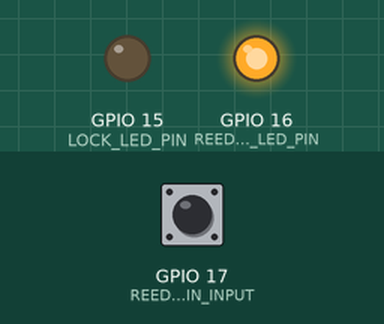
Bench run of a sketch on a simulated ESP32. On the bench: output pins drawn as LEDs (lit = HIGH). The inputs (shaded band) are chosen by the test bench; at power-on: GPIO 17 (REED_OCCUPANCY_SWITCH_PIN_INPUT) HIGH. WiFi joins after 1.5 s; servers stay silent unless stated; uploads are accepted with an empty reply; the local clock reads 2024-03-15 10:24:30 at power-on unless the sketch sets it; nothing arrives over Bluetooth unless stated; a phone connects over Bluetooth LE 3 s after start; what the sketch prints to the serial monitor is not drawn.

Above: at 2.7 s.
2.8 s: GPIO 17 (REED_OCCUPANCY_SWITCH_PIN_INPUT) pulled LOW for 0.15 s
At 2.97 s:
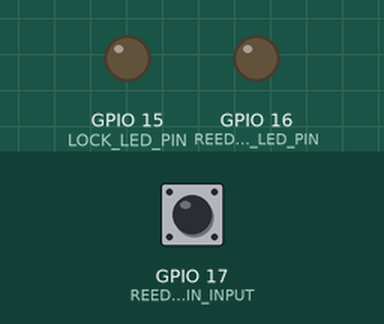
4.4 s: GPIO 17 (REED_OCCUPANCY_SWITCH_PIN_INPUT) pulled LOW for 3.2 s
At 8.1 s:
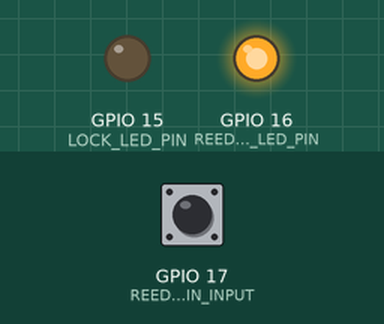
Timing chart, 0 to 9.6 s (numbered marks = the images above; inputs shaded):
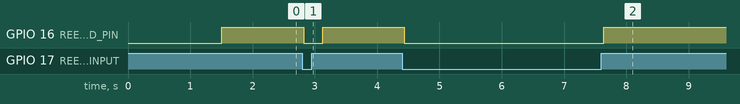

The sketch:

sketch_esp32_v0.ino
```cpp
#include <Arduino.h>
#include <WiFi.h>
#include <HTTPClient.h>
#include <BLEDevice.h>
#include <BLEUtils.h>
#include <BLEServer.h>
#include <esp_task_wdt.h>
#include <WiFiClientSecure.h>
#include <time.h>
#include <sys/time.h>

// ✅ Configuration Constants
#define DEVICE_NAME "SmartPotty-ESP32"
#define SERVICE_UUID "abcd1234-5678-1234-5678-abcdef123456"
#define CHARACTERISTIC_UUID "abcd5678-1234-5678-1234-abcdef987654"
#define LOCK_LED_PIN 15
#define REED_DOOR_LED_PIN 27
#define REED_OCCUPANCY_LED_PIN 16
#define REED_OCCUPANCY_SWITCH_PIN_INPUT 17
#define WIFI_SSID "WhipSaw-Guest"
#define WIFI_PASSWORD "whipsaw!"
#define TTLOCK_API_URL "http://euapi.ttlock.com/v3/lock/unlock"

// ✅ Flask Server API Endpoint
const char* SERVER_URL = "http://34.8.253.98:80/event"; // COPA backend server
const char* COPA_ID = "copa_sta_1";

// ✅ TTLock API Credentials
const char CID[] PROGMEM = "7485f19f1da341c8bff11a5f913457a2";
const char ATOKEN[] PROGMEM = "c94900daa6a63589ff7a91bbe9146e7b";
const char LID[] PROGMEM = "20566298";

// ✅ BLE Variables
BLEServer *pServer = nullptr;
BLECharacteristic *pCharacteristic = nullptr;
BLEAdvertising *pAdvertising = nullptr;
bool deviceConnected = false;
unsigned long unlockStartTime = 0;
bool isUnlocking = false;

// ✅ Occupancy State Tracking
int previousOccupancyState = LOW;  // Initially set to LOW

// ✅ WiFi Connection Function
void connectToWiFi() {
    Serial.println(F("🌐 Connecting to WiFi..."));
    WiFi.begin(WIFI_SSID, WIFI_PASSWORD);
    for (int i = 0; i < 15 && WiFi.status() != WL_CONNECTED; i++) {
        delay(500);
    }
    Serial.println(WiFi.status() == WL_CONNECTED ? F("✅ WiFi Connected!") : F("❌ WiFi Connection Failed!"));
}

// ✅ Send HTTP POST Request to Flask Server
void sendEventToServer(String eventType) {
    if (WiFi.status() == WL_CONNECTED) {
        HTTPClient http;
        http.begin(SERVER_URL);
        http.addHeader("Content-Type", "application/json");

        // Create JSON payload
        String requestBody = "{\"copa_id\": \"" + String(COPA_ID) + "\", \"event\": \"" + eventType + "\"}";

        Serial.print("📡 Sending event to server: ");
        Serial.println(requestBody);

        int httpResponseCode = http.POST(requestBody);

        if (httpResponseCode > 0) {
            Serial.print("✅ Server Response: ");
            Serial.println(httpResponseCode);
        } else {
            Serial.print("❌ Error sending event: ");
            Serial.println(http.errorToString(httpResponseCode));
        }

        http.end();
    } else {
        Serial.println("❌ Not connected to Wi-Fi, cannot send event.");
    }
}

// ✅ Initialize NTP Time Sync
void setupTime() {
    Serial.println(F("⏳ Setting up NTP Time Sync..."));
    configTime(0, 0, "pool.ntp.org", "time.nist.gov");
    struct tm timeinfo;
    if (!getLocalTime(&timeinfo)) {
        Serial.println(F("❌ Failed to sync time! Retrying..."));
        delay(2000);
        if (!getLocalTime(&timeinfo)) {
            Serial.println(F("🚫 Time sync failed twice! Check WiFi."));
            return;
        }
    }
    Serial.println(F("✅ Time Synced Successfully!"));
    Serial.print(F("🕒 UTC Time: "));
    Serial.println(asctime(&timeinfo));
}

// ✅ Get UTC Milliseconds
uint64_t getCurrentUTCMillis() {
    struct timeval tv;
    gettimeofday(&tv, NULL);
    return ((uint64_t)tv.tv_sec * 1000UL) + (tv.tv_usec / 1000UL);
}

// ✅ BLE Callbacks
class MyServerCallbacks : public BLEServerCallbacks {
    void onConnect(BLEServer*) override { deviceConnected = true; }
    void onDisconnect(BLEServer*) override { deviceConnected = false; pAdvertising->start(); }
};

// ✅ Send Unlock Command
void sendUnlock() {
    Serial.println(F("📡 Sending Unlock Request to TTLock API..."));
    if (WiFi.status() != WL_CONNECTED) return;
    WiFiClient client;
    HTTPClient http;
    http.begin(client, TTLOCK_API_URL);
    http.addHeader("Content-Type", "application/x-www-form-urlencoded");
    char postData[200];
    sprintf(postData, "clientId=%s&accessToken=%s&lockId=%s&date=%llu", CID, ATOKEN, LID, getCurrentUTCMillis());
    Serial.print(F("🔍 POST Data: "));
    Serial.println(postData);
    int httpResponseCode = http.POST(postData);
    Serial.print(F("✅ HTTP Response Code: "));
    Serial.println(httpResponseCode);
    Serial.println(F("📡 Unlock request completed."));
    http.end();
}

// ✅ BLE Characteristic Callbacks
class UnlockCallback : public BLECharacteristicCallbacks {
    void onWrite(BLECharacteristic *pCharacteristic) override {
        std::string value = std::string(pCharacteristic->getValue().c_str());
        int occupancyState = digitalRead(REED_OCCUPANCY_SWITCH_PIN_INPUT);

        if (value == "unlock") {
            if (occupancyState == HIGH) {
                pCharacteristic->setValue("Error: COPA is currently in use.");
            } else {
                digitalWrite(LOCK_LED_PIN, HIGH);
                unlockStartTime = millis();
                isUnlocking = true;
                sendUnlock();
                pCharacteristic->setValue("Success: Unlock command received");
            }
        } else {
            pCharacteristic->setValue("Error: Invalid command");
        }
        pCharacteristic->notify();
    }
};

void setup() {
    Serial.begin(115200);
    pinMode(LOCK_LED_PIN, OUTPUT);
    digitalWrite(LOCK_LED_PIN, LOW);
    pinMode(REED_OCCUPANCY_LED_PIN, OUTPUT);
    pinMode(REED_OCCUPANCY_SWITCH_PIN_INPUT, INPUT_PULLUP);
    connectToWiFi();
    setupTime();
    BLEDevice::init(DEVICE_NAME);
    pServer = BLEDevice::createServer();
    pServer->setCallbacks(new MyServerCallbacks());
    BLEService *pService = pServer->createService(SERVICE_UUID);
    pCharacteristic = pService->createCharacteristic(
        CHARACTERISTIC_UUID, BLECharacteristic::PROPERTY_WRITE | BLECharacteristic::PROPERTY_NOTIFY);
    pCharacteristic->setCallbacks(new UnlockCallback());
    pService->start();
    pAdvertising = pServer->getAdvertising();
    pAdvertising->addServiceUUID(SERVICE_UUID);
    pAdvertising->start();
}

void loop() {
    if (isUnlocking && (millis() - unlockStartTime >= 2000)) {
        digitalWrite(LOCK_LED_PIN, LOW);
        isUnlocking = false;
    }
    int currentOccupancyState = digitalRead(REED_OCCUPANCY_SWITCH_PIN_INPUT);
    digitalWrite(REED_OCCUPANCY_LED_PIN, currentOccupancyState == LOW ? LOW : HIGH);

    if (currentOccupancyState != previousOccupancyState) {
        Serial.print("🔄 Occupancy State Changed: ");
        Serial.println(currentOccupancyState == HIGH ? "HIGH (Occupied)" : "LOW (Unoccupied)");

        // Send event to Flask server
        sendEventToServer(currentOccupancyState == HIGH ? "occupancy_on" : "occupancy_off");

        // Update previous state
        previousOccupancyState = currentOccupancyState;
    }

    delay(100);
}
```

Measured:
- after the input at 2.8 s, GPIO 16 (REED_OCCUPANCY_LED_PIN): HIGH → LOW at once, → HIGH 0.31 s later
- after the input at 4.4 s, GPIO 16 (REED_OCCUPANCY_LED_PIN): HIGH → LOW at once, → HIGH 3.2 s later
